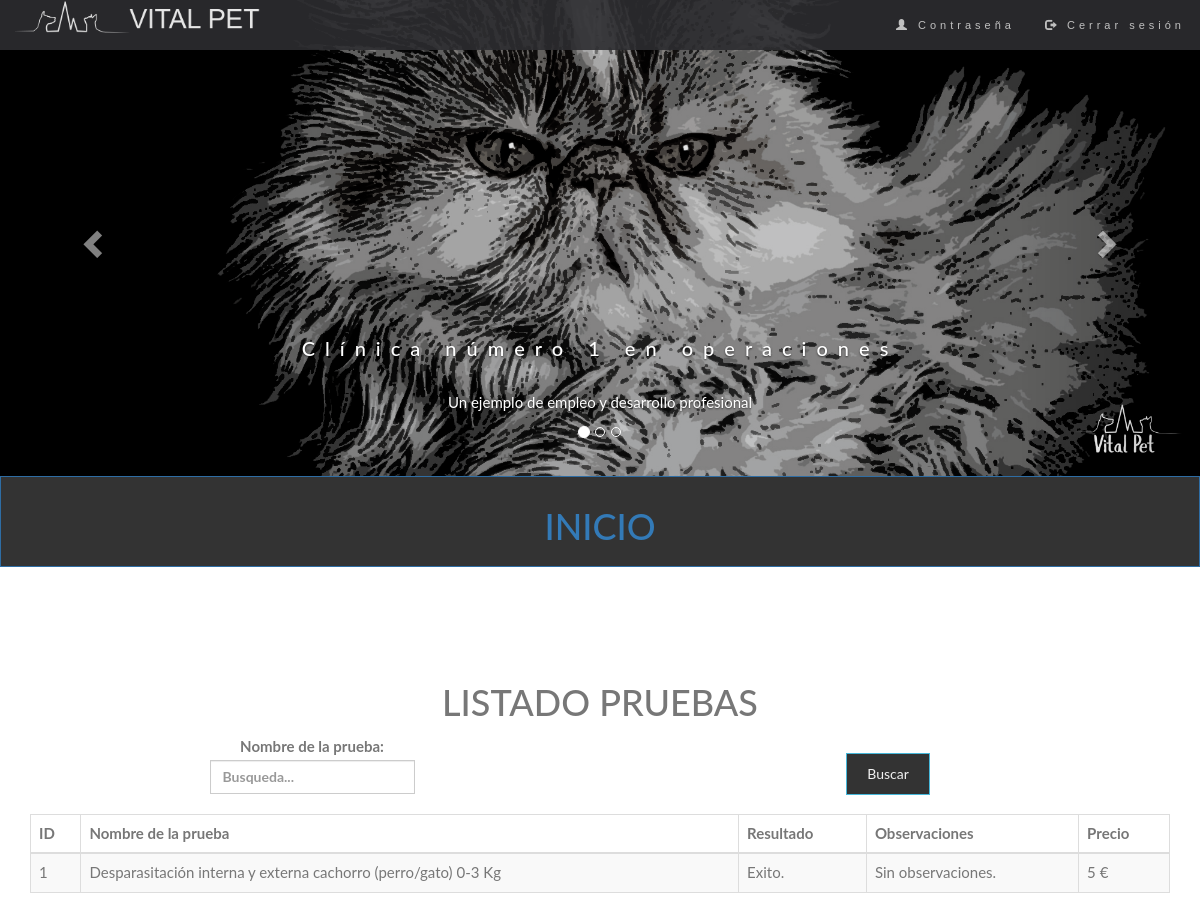
Before: /VISTA/COMUN/vistaGestionPrueba.php (signed in) with the older database file.
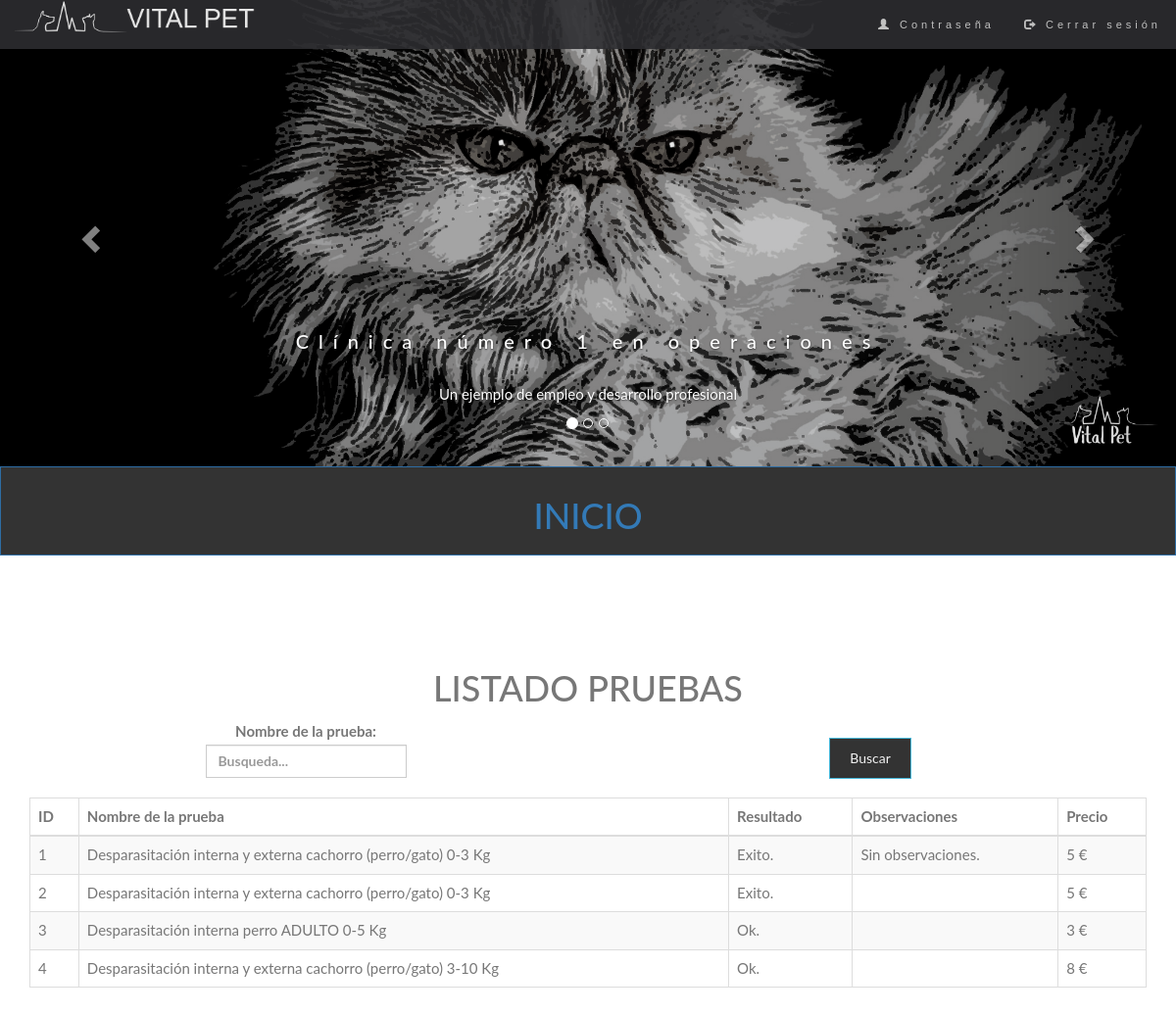
After: the same page with the newer database file.
### tables this page shows
CREATE TABLE `pruebas` (
  `id_prueba` int(11) NOT NULL,
  `id_tipo_prueba` int(11) NOT NULL,
  `id_mascota` int(11) NOT NULL,
  `resultado_prueba` varchar(2000) NOT NULL,
  `observaciones_prueba` varchar(2000) DEFAULT NULL,
  `id_cita` int(11) NOT NULL
);

CREATE TABLE `tipos_pruebas` (
  `id_tipo_prueba` int(11) NOT NULL,
  `nombre_tipo_prueba` varchar(200) NOT NULL,
  `precio_tipo_prueba` float NOT NULL
);

### BBDD/model.php (called while the page is built, shortened)
<?php
    class Model {
        private $conexion;
        function __construct ($host, $user, $pass, $nombreBase){
            $this->conexion = new mysqli($host, $user, $pass);
                $this->conexion->set_charset("utf8");
        }
        public function ejecutarConsulta($consulta){
            $resultado = null;
            if(isset($this->conexion)){
                $resultado = $this->conexion->stmt_init();
                $resultado->prepare($consulta);
                $resultado->execute();
            }
            return $resultado;
        }
        public function devolverConsultaArray($consulta){
            $resultadoConsulta = $this->ejecutarConsulta($consulta);
            $total = null;
                if($resultadoConsulta){
                    $resultado = $resultadoConsulta->get_result();
                }
                if($resultado){
                    $fila = $resultado->fetch_array();
                    while ($fila != null){
                        $total[] = $fila;
                        $fila = $resultado->fetch_array();
                    }
                }
                return $total;
        }
         public function visualizarPruebasFiltrado($nombre){
            $consulta = "SELECT tipos_pruebas.nombre_tipo_prueba, tipos_pruebas.precio_tipo_prueba, pruebas.id_prueba, pruebas.resultado_prueba, pruebas.observaciones_prueba
            FROM pruebas
            INNER JOIN tipos_pruebas
            ON pruebas.id_tipo_prueba = tipos_pruebas.id_tipo_prueba WHERE nombre_tipo_prueba LIKE '%$nombre%'";
            $resultado = $this->devolverConsultaArray($consulta);
            return $resultado;
        }
        public function visualizarPruebasFiltradoPaginacion($nombre, $inicio, $tamano_pagina){
            $consulta = "SELECT tipos_pruebas.nombre_tipo_prueba, tipos_pruebas.precio_tipo_prueba, pruebas.id_prueba, pruebas.resultado_prueba, pruebas.observaciones_prueba
            FROM pruebas
            INNER JOIN tipos_pruebas
            ON pruebas.id_tipo_prueba = tipos_pruebas.id_tipo_prueba WHERE nombre_tipo_prueba LIKE '%$nombre%' LIMIT ".$inicio."," . $tamano_pagina;
            $resultado = $this->devolverConsultaArray($consulta);
            return $resultado;
        }
    }
?>

### VISTA/COMUN/vistaGestionPrueba.php (the view, shortened to what this page needs)
<?php
  if (isset($_GET["nombre"])){
    $nombre = $_GET["nombre"];
  }else{
    $nombre = "";
  }
?>
<!DOCTYPE html>
<html lang="es">
<head>
  <link rel="stylesheet" href="https://maxcdn.bootstrapcdn.com/bootstrap/3.4.0/css/bootstrap.min.css">
  <link href="//netdna.bootstrapcdn.com/bootstrap/3.2.0/css/bootstrap.min.css" rel="stylesheet" id="bootstrap-css">
<?php
      if($_SESSION['rol'] == 'Cliente'){
  echo "<link rel='stylesheet' type='text/css' href='../../CSS/estiloClienteIndex.css'>";
      }
 ?>
  <link href="//maxcdn.bootstrapcdn.com/font-awesome/4.2.0/css/font-awesome.min.css" rel="stylesheet">
  <link rel="stylesheet" type="text/css" href="../../CSS/estilo.css">
</head>
<body>
  <div class="row">
  <div class="col-12 col-sm-12 col-md-12  col-lg-12">
  <?php
      if($_SESSION['rol'] == 'Cliente'){
      include "../../INCLUDE/menuCli.inc";
      echo"<button type='button' class='btn btn-primary btn-block'><a href='../CLIENTE/index.php'><h1>INICIO</h1></a></button>";
      }else {
      include "../../INCLUDE/menuPrincipal.inc";
      }
      ?>
</div>
      </div>
<?php
if($_SESSION['rol'] != 'Cliente'){
  echo "<div class='logotipo col-12 col-sm-7 col-md-7 col-lg-7'>";
}else{
  echo "<div class='logotipo col-12 col-sm-12 col-md-12 col-lg-12'>";
}
?>
 <div class="form-group row">
      <div class="col-12 col-sm-12 col-md-12 col-lg-12">
 <h1>LISTADO PRUEBAS</h1>
</div>
      <form class="formulario" action='vistaGestionPrueba.php' method='GET'>
      <div class="col-12 col-sm-12 col-md-6 col-lg-6">
            <label name="busquedaNombrePrueba_lb" id="id_busqueda_NombrePrueba">Nombre de la prueba:
            <input class="form-control" name="nombre" id="myInput" type="text" value="<?= $nombre ?>" placeholder="Busqueda...">
            </label>
            </div>
            <div class="col-12 col-sm-12 col-md-6 col-lg-6">
            <input type="submit" class="btn btn-info botonsitobb" value="Buscar" name="busqueda">
        </div>
      </form>
</div>
  <div class="col-12 col-sm-12 col-md-12 col-lg-12">
  <table class="table table-bordered table-striped">
    <thead>
      <tr>
        <th>ID</th>
        <th>Nombre de la prueba</th>
        <th>Resultado</th>
        <th>Observaciones</th>
        <th >Precio</th>
      </tr>
    </thead>
    <tbody id="myTable">
    <?php
        require_once '../../BBDD/model.php';
        $conexion = new Model(Config::$host, Config::$user, Config::$pass, Config::$nombreBase);
        $resultado = $conexion->visualizarPruebasFiltrado($nombre);
          if (!empty($resultado)) {
            $tamano_pagina = 5;
            $pagina = false;
            if (!$pagina) {
                $inicio = 0;
            } else {
                $inicio = ($pagina - 1) * $tamano_pagina;
            }
            $resultadoPaginacion = $conexion->visualizarPruebasFiltradoPaginacion($nombre, $inicio, $tamano_pagina);
            foreach ($resultadoPaginacion as $prueba) {
                echo (" <tr>
                  <td>".$prueba['id_prueba']."</td>
                  <td>".$prueba['nombre_tipo_prueba']."</td>
                  <td>".$prueba['resultado_prueba']."</td>
                  <td>".$prueba['observaciones_prueba']."</td>
                  <td>".$prueba['precio_tipo_prueba']." &euro;</td>");
                echo ("</tr>");
            } ?>
    </tbody>
  </table>
</div>
<div class="col-12 col-sm-12 col-md-12 col-lg-12">
<?php
      include '../../INCLUDE/piePaginacion.php';
        } else {
            echo ("<p>No se han encontrado resultados.</p>");
        }
  ?>
</div>
</div>
</body>
</html>

### INCLUDE/menuCli.inc (shortened to what this page needs)
<nav class="navbar navbar-default navbar-fixed-top">
  <div class="container-fluid">
    <div class="navbar-header">
      <img  src="../../IMAGENES/logotb.png" width="250px" height="auto" >
    </div>
    <div class="collapse navbar-collapse" id="myNavbar">
      <ul class="nav navbar-nav navbar-right">
        <li><a href="../COMUN/vistaComunCambiarContrasena.php"><span class="glyphicon glyphicon-user"></span> Contraseña</a></li>
        <li><a href="../../CONTROLADOR/logout.php"><span class="glyphicon glyphicon-log-out"></span> Cerrar sesión</a></li>
      </ul>
    </div>
  </div>
</nav>
<div id="myCarousel" class="carousel slide" data-ride="carousel">
    <ol class="carousel-indicators">
      <li data-target="#myCarousel" data-slide-to="0" class="active"></li>
      <li data-target="#myCarousel" data-slide-to="1"></li>
      <li data-target="#myCarousel" data-slide-to="2"></li>
    </ol>
    <div class="carousel-inner" role="listbox">
      <div class="item active">
        <img src="../../IMAGENES/banerg3.jpg" width="1200" height="700">
        <div class="carousel-caption">
          <h3>Clínica número 1 en operaciones</h3>
          <p>Un ejemplo de empleo y desarrollo profesional</p>
        </div>
      </div>
    </div>
    <a class="left carousel-control" href="#myCarousel" role="button" data-slide="prev">
      <span class="glyphicon glyphicon-chevron-left" aria-hidden="true"></span>
    </a>
    <a class="right carousel-control" href="#myCarousel" role="button" data-slide="next">
      <span class="glyphicon glyphicon-chevron-right" aria-hidden="true"></span>
    </a>
</div>

### INCLUDE/piePaginacion.php (shortened to what this page needs)
<?php
    echo ('<nav aria-label="Page navigation example"><ul class="pagination">');
     echo ('</ul></nav>');
?>

### CSS/estiloClienteIndex.css (style rules this page uses)
body { font: 400 15px/1.8 Lato, sans-serif; color: #777; }
h3, h4 { margin: 10px 0 30px 0; letter-spacing: 10px; font-size: 20px; color: #111; }
.carousel-inner img { -webkit-filter: grayscale(90%); filter: grayscale(90%); width: 100%; margin: auto; }
.carousel-caption h3 { color: #fff !important; }
.btn { padding: 10px 20px; background-color: #333; color: #f1f1f1; border-radius: 0; transition: .2s; }
.navbar { font-family: Montserrat, sans-serif; margin-bottom: 0; background-color: #2d2d30; border: 0; font-size: 11px !important; letter-spacing: 4px; opacity: 0.9; }
.navbar li a, .navbar .navbar-brand { color: #d5d5d5 !important; }
.form-control { border-radius: 0; }

### CSS/estilo.css (style rules this page uses)
.formulario { padding:2%; }
table { text-align: center; }
td { text-align: left; }
.logotipo { margin:8% auto; text-align:center; }
body { margin: 0px; padding: 0px; }
.navbar { margin-bottom: 0; border-radius: 0; }
.botonsitobb { margin-top:20px; }

Changed rows visible on the page:
added pruebas: id_prueba "2", id_tipo_prueba.nombre_tipo_prueba "Desparasitación interna y externa cachorro (perro/gato) 0-3 Kg", resultado_prueba "Exito.", id_tipo_prueba.precio_tipo_prueba "5"
added pruebas: id_prueba "3", id_tipo_prueba.nombre_tipo_prueba "Desparasitación interna perro ADULTO 0-5 Kg", resultado_prueba "Ok.", id_tipo_prueba.precio_tipo_prueba "3"
added pruebas: id_prueba "4", id_tipo_prueba.nombre_tipo_prueba "Desparasitación interna y externa cachorro (perro/gato) 3-10 Kg", resultado_prueba "Ok.", id_tipo_prueba.precio_tipo_prueba "8"
